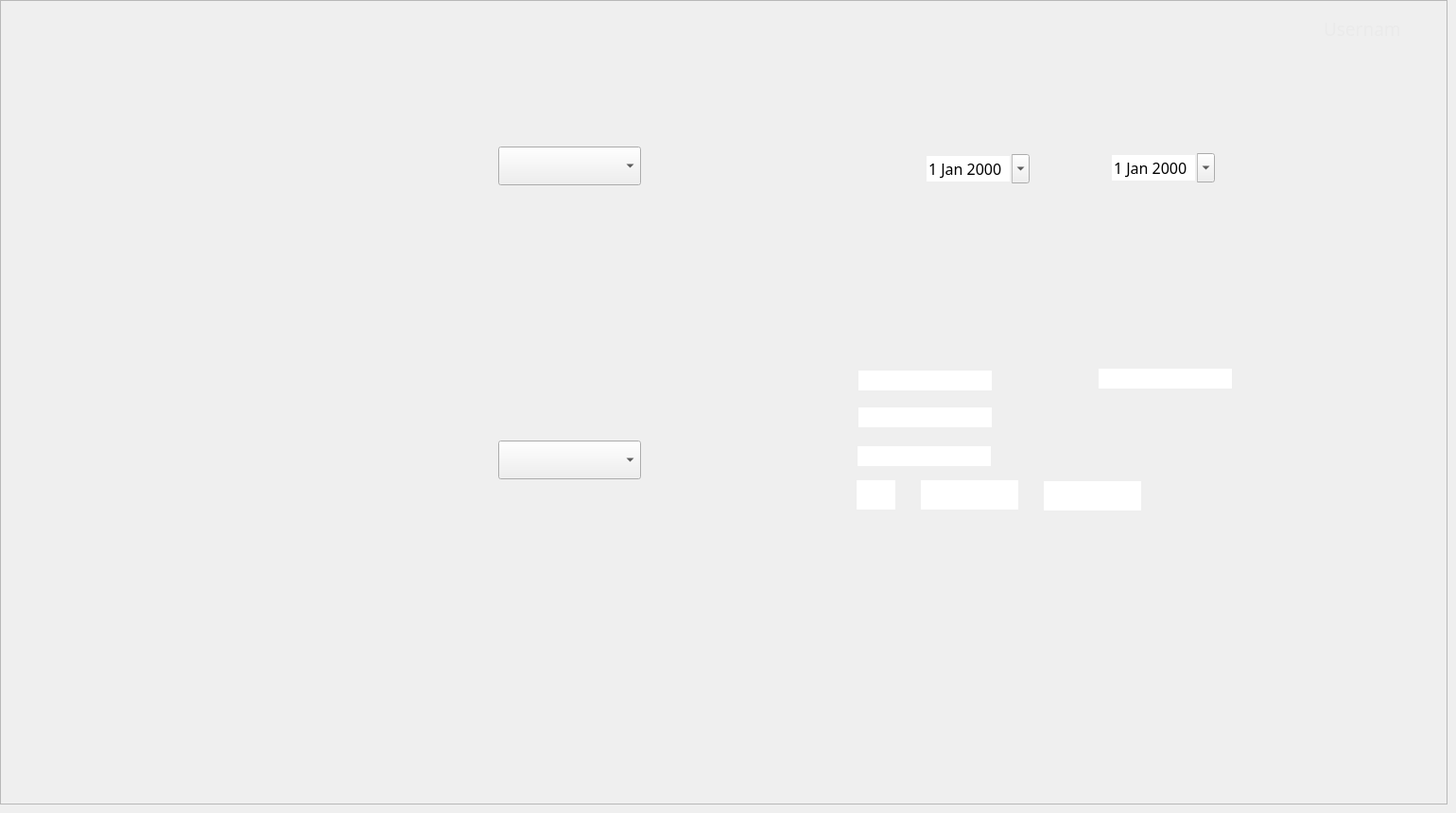
    <widget class="QWidget" name="AuditLogsPage">
     <widget class="QFrame" name="AuditLogsFrame">
      <property name="geometry">
       <rect>
        <x>0</x>
        <y>0</y>
        <width>1531</width>
        <height>851</height>
       </rect>
      </property>
      <property name="frameShape">
       <enum>QFrame::StyledPanel</enum>
      </property>
      <property name="frameShadow">
       <enum>QFrame::Raised</enum>
      </property>
      <widget class="QLabel" name="BackgroundLabel_AuditLogs">
       <property name="geometry">
        <rect>
         <x>0</x>
         <y>0</y>
         <width>1531</width>
         <height>841</height>
        </rect>
       </property>
       <property name="text">
        <string/>
       </property>
       <property name="pixmap">
        <pixmap>../Images/Admin/Admin-AuditLogs.png</pixmap>
       </property>
       <property name="scaledContents">
        <bool>true</bool>
       </property>
      </widget>
      <widget class="QPushButton" name="DataButton_AuditLogs">
       <property name="geometry">
        <rect>
         <x>0</x>
         <y>120</y>
         <width>241</width>
         <height>51</height>
        </rect>
       </property>
       <property name="text">
        <string/>
       </property>
       <property name="flat">
        <bool>true</bool>
       </property>
      </widget>
      <widget class="QPushButton" name="RecordsButton_AuditLogs">
       <property name="geometry">
        <rect>
         <x>0</x>
         <y>400</y>
         <width>241</width>
         <height>51</height>
        </rect>
       </property>
       <property name="text">
        <string/>
       </property>
       <property name="flat">
        <bool>true</bool>
       </property>
      </widget>
      <widget class="QPushButton" name="StatisticsButton_AuditLogs">
       <property name="geometry">
        <rect>
         <x>0</x>
         <y>460</y>
         <width>241</width>
         <height>51</height>
        </rect>
       </property>
       <property name="text">
        <string/>
       </property>
       <property name="flat">
        <bool>true</bool>
       </property>
      </widget>
      <widget class="QPushButton" name="LogOutButton_AuditLogs">
       <property name="geometry">
        <rect>
         <x>0</x>
         <y>780</y>
         <width>241</width>
         <height>51</height>
        </rect>
       </property>
       <property name="text">
        <string/>
       </property>
       <property name="flat">
        <bool>true</bool>
       </property>
      </widget>
      <widget class="QLabel" name="UsernameLabel_AuditLogs">
       <property name="geometry">
        <rect>
         <x>1400</x>
         <y>20</y>
         <width>81</width>
         <height>21</height>
        </rect>
       </property>
       <property name="font">
        <font>
         <family>Source Sans Pro</family>
         <pointsize>14</pointsize>
        </font>
       </property>
       <property name="cursor">
        <cursorShape>BlankCursor</cursorShape>
       </property>
       <property name="autoFillBackground">
        <bool>false</bool>
       </property>
       <property name="styleSheet">
        <string notr="true">color: rgb(234, 234, 234);</string>
       </property>
       <property name="text">
        <string>Username</string>
       </property>
      </widget>
      <widget class="QPushButton" name="HomeButton_AuditLogs">
       <property name="geometry">
        <rect>
         <x>0</x>
         <y>60</y>
         <width>241</width>
         <height>51</height>
        </rect>
       </property>
       <property name="text">
        <string/>
       </property>
       <property name="flat">
        <bool>true</bool>
       </property>
      </widget>
      <widget class="QPushButton" name="AuditLogButton_AuditLogs">
       <property name="geometry">
        <rect>
         <x>0</x>
         <y>290</y>
         <width>241</width>
         <height>51</height>
        </rect>
       </property>
       <property name="text">
        <string/>
       </property>
       <property name="flat">
        <bool>true</bool>
       </property>
      </widget>
      <widget class="QPushButton" name="CatalogButton_AuditLogs">
       <property name="geometry">
        <rect>
         <x>0</x>
         <y>340</y>
         <width>241</width>
         <height>51</height>
        </rect>
       </property>
       <property name="text">
        <string/>
       </property>
       <property name="flat">
        <bool>true</bool>
       </property>
      </widget>
      <widget class="QPushButton" name="LastModDataButton_AuditLogs">
       <property name="geometry">
        <rect>
         <x>540</x>
         <y>377</y>
         <width>127</width>
         <height>33</height>
        </rect>
       </property>
       <property name="text">
        <string/>
       </property>
       <property name="flat">
        <bool>true</bool>
       </property>
      </widget>
      <widget class="QPushButton" name="UserBanButton_AuditLogs">
       <property name="geometry">
        <rect>
         <x>0</x>
         <y>170</y>
         <width>241</width>
         <height>51</height>
        </rect>
       </property>
       <property name="text">
        <string/>
       </property>
       <property name="flat">
        <bool>true</bool>
       </property>
      </widget>
      <widget class="QPushButton" name="PersonRegisterbutton_AuditLogs">
       <property name="geometry">
        <rect>
         <x>0</x>
         <y>230</y>
         <width>241</width>
         <height>51</height>
        </rect>
       </property>
       <property name="text">
        <string/>
       </property>
       <property name="flat">
        <bool>true</bool>
       </property>
      </widget>
      <widget class="QComboBox" name="LastModDataTableSelect_AuditLogs">
       <property name="geometry">
        <rect>
         <x>527</x>
         <y>155</y>
         <width>151</width>
         <height>41</height>
        </rect>
       </property>
       <property name="font">
        <font>
         <family>Source Sans Pro</family>
         <pointsize>12</pointsize>
        </font>
       </property>
      </widget>
      <widget class="QComboBox" name="PassChangeUserSelect_AuditLogs">
       <property name="geometry">
        <rect>
         <x>527</x>
         <y>466</y>
         <width>151</width>
         <height>41</height>
        </rect>
       </property>
       <property name="font">
        <font>
         <family>Source Sans Pro</family>
         <pointsize>12</pointsize>
        </font>
       </property>
      </widget>
      <widget class="QDateEdit" name="InitialDateUserPass_AuditLogs">
       <property name="geometry">
        <rect>
         <x>978</x>
         <y>163</y>
         <width>111</width>
         <height>31</height>
        </rect>
       </property>
       <property name="font">
        <font>
         <family>Source Sans Pro</family>
         <pointsize>12</pointsize>
        </font>
       </property>
       <property name="acceptDrops">
        <bool>false</bool>
       </property>
       <property name="autoFillBackground">
        <bool>false</bool>
       </property>
       <property name="wrapping">
        <bool>false</bool>
       </property>
       <property name="frame">
        <bool>false</bool>
       </property>
       <property name="buttonSymbols">
        <enum>QAbstractSpinBox::UpDownArrows</enum>
       </property>
       <property name="showGroupSeparator" stdset="0">
        <bool>false</bool>
       </property>
       <property name="calendarPopup">
        <bool>true</bool>
       </property>
      </widget>
      <widget class="QDateEdit" name="FinalDateUserPass_AuditLogs">
       <property name="geometry">
        <rect>
         <x>1174</x>
         <y>162</y>
         <width>111</width>
         <height>31</height>
        </rect>
       </property>
       <property name="font">
        <font>
         <family>Source Sans Pro</family>
         <pointsize>12</pointsize>
        </font>
       </property>
       <property name="acceptDrops">
        <bool>false</bool>
       </property>
       <property name="autoFillBackground">
        <bool>false</bool>
       </property>
       <property name="wrapping">
        <bool>false</bool>
       </property>
       <property name="frame">
        <bool>false</bool>
       </property>
       <property name="buttonSymbols">
        <enum>QAbstractSpinBox::UpDownArrows</enum>
       </property>
       <property name="showGroupSeparator" stdset="0">
        <bool>false</bool>
       </property>
       <property name="calendarPopup">
        <bool>true</bool>
       </property>
      </widget>
      <widget class="QLabel" name="LastModDataDisplay_AuditLogs">
       <property name="geometry">
        <rect>
         <x>421</x>
         <y>214</y>
         <width>381</width>
         <height>121</height>
        </rect>
       </property>
       <property name="font">
        <font>
         <family>Source Sans Pro</family>
         <pointsize>12</pointsize>
        </font>
       </property>
       <property name="text">
        <string/>
       </property>
       <property name="alignment">
        <set>Qt::AlignLeading|Qt::AlignLeft|Qt::AlignTop</set>
       </property>
      </widget>
      <widget class="QLabel" name="UserPassChangeDisplay_AuditLogs">
       <property name="geometry">
        <rect>
         <x>421</x>
         <y>524</y>
         <width>381</width>
         <height>121</height>
        </rect>
       </property>
       <property name="font">
        <font>
         <family>Source Sans Pro</family>
         <pointsize>12</pointsize>
        </font>
       </property>
       <property name="text">
        <string/>
       </property>
       <property name="alignment">
        <set>Qt::AlignLeading|Qt::AlignLeft|Qt::AlignTop</set>
       </property>
      </widget>
      <widget class="QLabel" name="UserPassByDateDisplay_AuditLogs">
       <property name="geometry">
        <rect>
         <x>906</x>
         <y>214</y>
         <width>381</width>
         <height>77</height>
        </rect>
       </property>
       <property name="font">
        <font>
         <family>Source Sans Pro</family>
         <pointsize>12</pointsize>
        </font>
       </property>
       <property name="text">
        <string/>
       </property>
       <property name="alignment">
        <set>Qt::AlignLeading|Qt::AlignLeft|Qt::AlignTop</set>
       </property>
      </widget>
      <widget class="QPushButton" name="PassChangeButton_AuditLogs">
       <property name="geometry">
        <rect>
         <x>540</x>
         <y>687</y>
         <width>127</width>
         <height>33</height>
        </rect>
       </property>
       <property name="text">
        <string/>
       </property>
       <property name="flat">
        <bool>true</bool>
       </property>
      </widget>
      <widget class="QPushButton" name="UserModByDateButton_AuditLogs">
       <property name="geometry">
        <rect>
         <x>1030</x>
         <y>310</y>
         <width>127</width>
         <height>33</height>
        </rect>
       </property>
       <property name="text">
        <string/>
       </property>
       <property name="flat">
        <bool>true</bool>
       </property>
      </widget>
      <widget class="QLineEdit" name="SecondSpaceID_AuditLogs">
       <property name="enabled">
        <bool>true</bool>
       </property>
       <property name="geometry">
        <rect>
         <x>974</x>
         <y>508</y>
         <width>103</width>
         <height>31</height>
        </rect>
       </property>
       <property name="font">
        <font>
         <family>Source Sans Pro</family>
         <pointsize>12</pointsize>
        </font>
       </property>
       <property name="cursor">
        <cursorShape>IBeamCursor</cursorShape>
       </property>
       <property name="acceptDrops">
        <bool>true</bool>
       </property>
       <property name="autoFillBackground">
        <bool>false</bool>
       </property>
       <property name="frame">
        <bool>false</bool>
       </property>
       <property name="clearButtonEnabled">
        <bool>false</bool>
       </property>
      </widget>
      <widget class="QLineEdit" name="ThirdSpaceID_AuditLogs">
       <property name="enabled">
        <bool>true</bool>
       </property>
       <property name="geometry">
        <rect>
         <x>1104</x>
         <y>509</y>
         <width>103</width>
         <height>31</height>
        </rect>
       </property>
       <property name="font">
        <font>
         <family>Source Sans Pro</family>
         <pointsize>12</pointsize>
        </font>
       </property>
       <property name="cursor">
        <cursorShape>IBeamCursor</cursorShape>
       </property>
       <property name="acceptDrops">
        <bool>true</bool>
       </property>
       <property name="autoFillBackground">
        <bool>false</bool>
       </property>
       <property name="frame">
        <bool>false</bool>
       </property>
       <property name="clearButtonEnabled">
        <bool>false</bool>
       </property>
      </widget>
      <widget class="QLineEdit" name="FirstSpaceID_AuditLogs">
       <property name="enabled">
        <bool>true</bool>
       </property>
       <property name="geometry">
        <rect>
         <x>906</x>
         <y>508</y>
         <width>41</width>
         <height>31</height>
        </rect>
       </property>
       <property name="font">
        <font>
         <family>Source Sans Pro</family>
         <pointsize>12</pointsize>
        </font>
       </property>
       <property name="cursor">
        <cursorShape>IBeamCursor</cursorShape>
       </property>
       <property name="acceptDrops">
        <bool>true</bool>
       </property>
       <property name="autoFillBackground">
        <bool>false</bool>
       </property>
       <property name="frame">
        <bool>false</bool>
       </property>
       <property name="clearButtonEnabled">
        <bool>false</bool>
       </property>
      </widget>
      <widget class="QPushButton" name="UserUnmodPassButton_AuditLogs">
       <property name="geometry">
        <rect>
         <x>1032</x>
         <y>710</y>
         <width>127</width>
         <height>33</height>
        </rect>
       </property>
       <property name="text">
        <string/>
       </property>
       <property name="flat">
        <bool>true</bool>
       </property>
      </widget>
      <widget class="QLabel" name="UserUnmodPassDisplay_AuditLogs">
       <property name="geometry">
        <rect>
         <x>911</x>
         <y>564</y>
         <width>391</width>
         <height>121</height>
        </rect>
       </property>
       <property name="font">
        <font>
         <family>Source Sans Pro</family>
         <pointsize>12</pointsize>
        </font>
       </property>
       <property name="text">
        <string/>
       </property>
       <property name="alignment">
        <set>Qt::AlignLeading|Qt::AlignLeft|Qt::AlignTop</set>
       </property>
      </widget>
      <widget class="QLineEdit" name="NameInput_AuditLogs">
       <property name="enabled">
        <bool>true</bool>
       </property>
       <property name="geometry">
        <rect>
         <x>908</x>
         <y>392</y>
         <width>141</width>
         <height>21</height>
        </rect>
       </property>
       <property name="font">
        <font>
         <family>Source Sans Pro</family>
         <pointsize>12</pointsize>
        </font>
       </property>
       <property name="cursor">
        <cursorShape>IBeamCursor</cursorShape>
       </property>
       <property name="acceptDrops">
        <bool>true</bool>
       </property>
       <property name="autoFillBackground">
        <bool>false</bool>
       </property>
       <property name="frame">
        <bool>false</bool>
       </property>
       <property name="clearButtonEnabled">
        <bool>false</bool>
       </property>
      </widget>
      <widget class="QLineEdit" name="FirstLastNameInput_AuditLogs">
       <property name="enabled">
        <bool>true</bool>
       </property>
       <property name="geometry">
        <rect>
         <x>908</x>
         <y>431</y>
         <width>141</width>
         <height>21</height>
        </rect>
       </property>
       <property name="font">
        <font>
         <family>Source Sans Pro</family>
         <pointsize>12</pointsize>
        </font>
       </property>
       <property name="cursor">
        <cursorShape>IBeamCursor</cursorShape>
       </property>
       <property name="acceptDrops">
        <bool>true</bool>
       </property>
       <property name="autoFillBackground">
        <bool>false</bool>
       </property>
       <property name="frame">
        <bool>false</bool>
       </property>
       <property name="clearButtonEnabled">
        <bool>false</bool>
       </property>
      </widget>
      <widget class="QLineEdit" name="SecondLastNameInput_AuditLogs">
       <property name="enabled">
        <bool>true</bool>
       </property>
       <property name="geometry">
        <rect>
         <x>907</x>
         <y>472</y>
         <width>141</width>
         <height>21</height>
        </rect>
       </property>
       <property name="font">
        <font>
         <family>Source Sans Pro</family>
         <pointsize>12</pointsize>
        </font>
       </property>
       <property name="cursor">
        <cursorShape>IBeamCursor</cursorShape>
       </property>
       <property name="acceptDrops">
        <bool>true</bool>
       </property>
       <property name="autoFillBackground">
        <bool>false</bool>
       </property>
       <property name="frame">
        <bool>false</bool>
       </property>
       <property name="clearButtonEnabled">
        <bool>false</bool>
       </property>
      </widget>
      <widget class="QLineEdit" name="UsernameInput_AuditLogs">
       <property name="enabled">
        <bool>true</bool>
       </property>
       <property name="geometry">
        <rect>
         <x>1162</x>
         <y>390</y>
         <width>141</width>
         <height>21</height>
        </rect>
       </property>
       <property name="font">
        <font>
         <family>Source Sans Pro</family>
         <pointsize>12</pointsize>
        </font>
       </property>
       <property name="cursor">
        <cursorShape>IBeamCursor</cursorShape>
       </property>
       <property name="acceptDrops">
        <bool>true</bool>
       </property>
       <property name="autoFillBackground">
        <bool>false</bool>
       </property>
       <property name="frame">
        <bool>false</bool>
       </property>
       <property name="clearButtonEnabled">
        <bool>false</bool>
       </property>
      </widget>
      <widget class="QPushButton" name="GeneralQueriesButton_AuditLogs">
       <property name="geometry">
        <rect>
         <x>0</x>
         <y>510</y>
         <width>241</width>
         <height>51</height>
        </rect>
       </property>
       <property name="text">
        <string/>
       </property>
       <property name="flat">
        <bool>true</bool>
       </property>
      </widget>
      <widget class="QPushButton" name="ResolutionButton_AuditLogs">
       <property name="geometry">
        <rect>
         <x>0</x>
         <y>570</y>
         <width>241</width>
         <height>51</height>
        </rect>
       </property>
       <property name="text">
        <string/>
       </property>
       <property name="flat">
        <bool>true</bool>
       </property>
      </widget>
     </widget>
    </widget>
